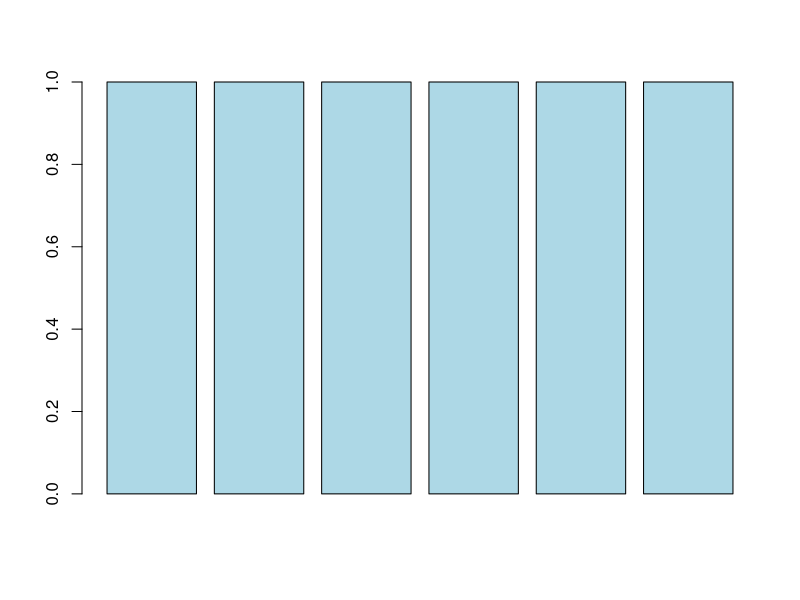
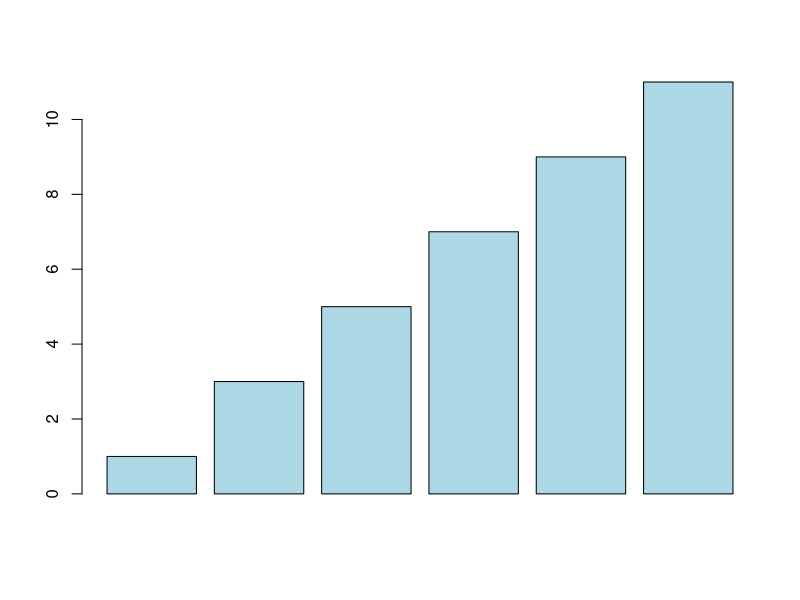
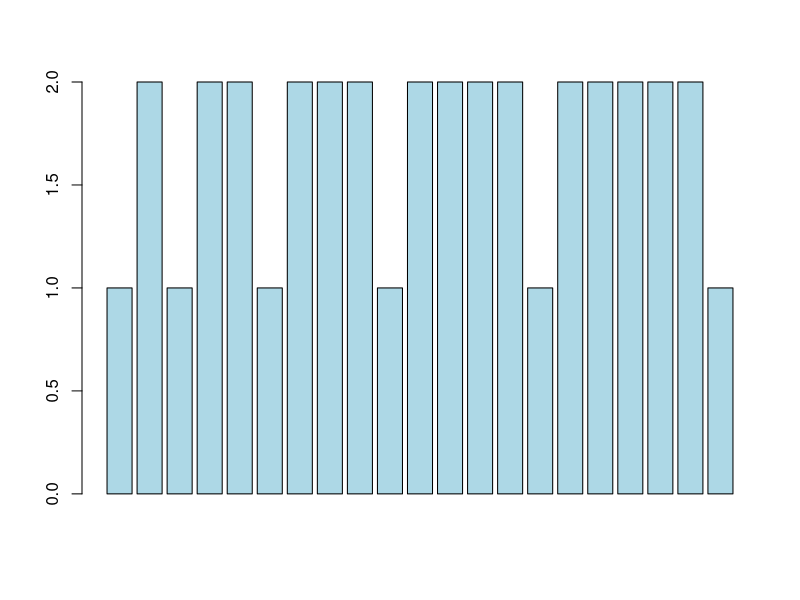
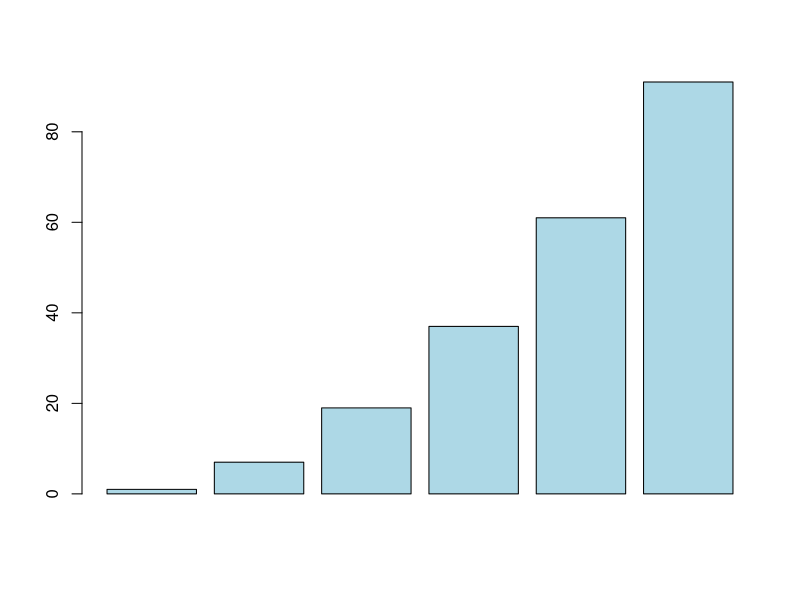
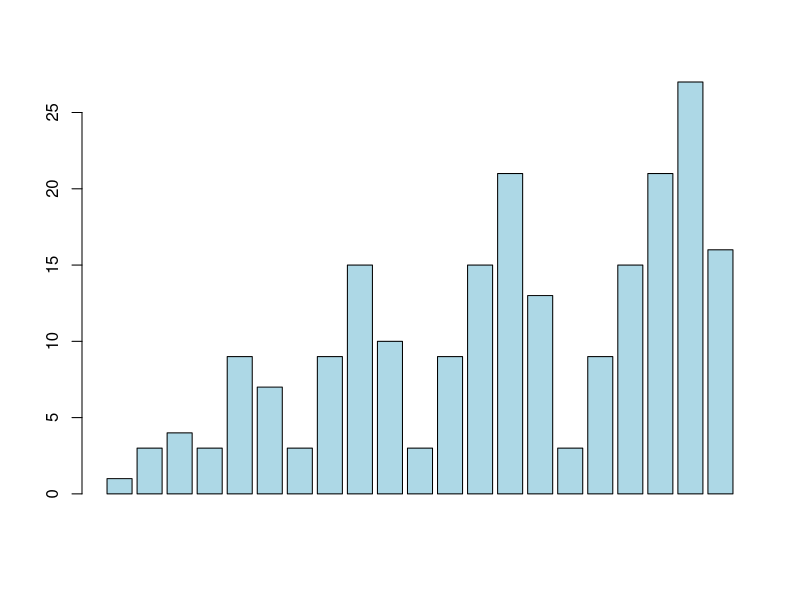
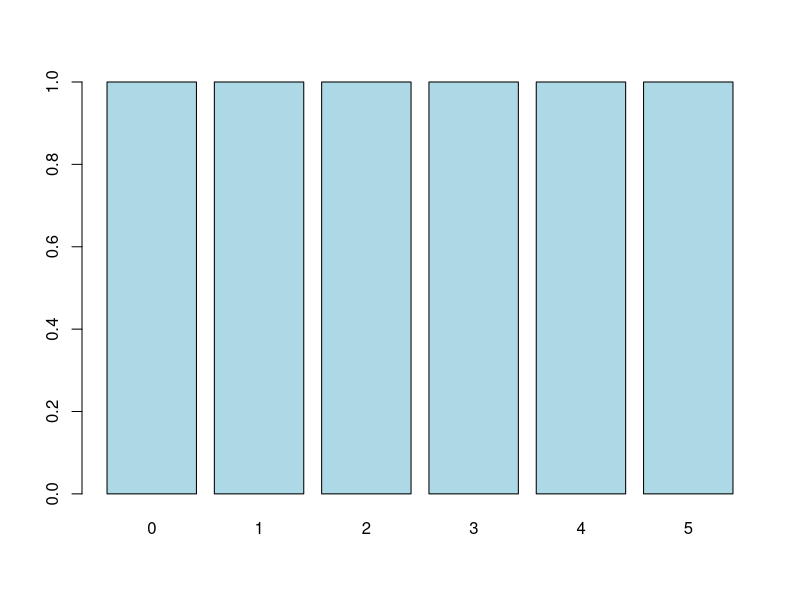
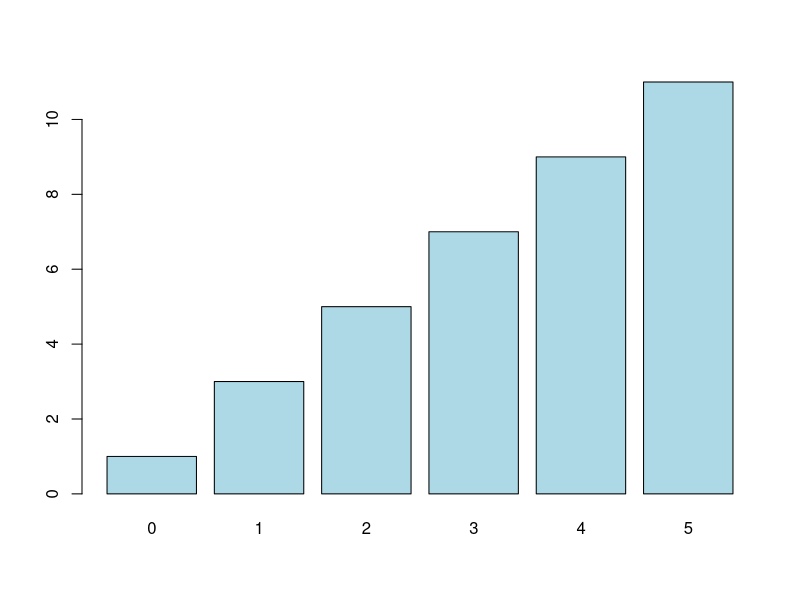
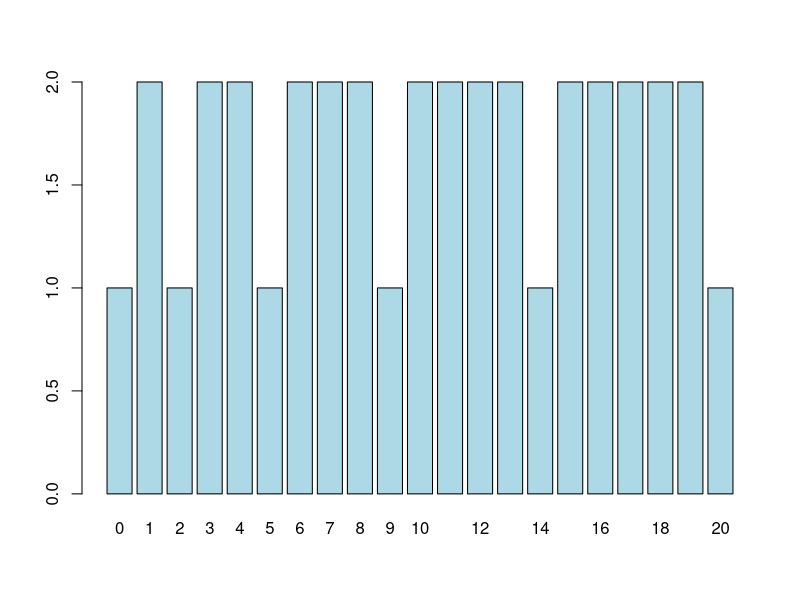

The R script that drew these images, in order: (Note: this script raises an error after producing the figures.)

# Random variable X ordenado por combinaciones 1-1, 2-1, 2-2, ....

# ALL PMF GRAPHS
set.seed(1)

pmfrvX11 <- c(1, 1, 1, 1, 1, 1)
barplot(pmfrvX11, col="light blue")

pmfrvX21 <- c(1, 3, 5, 7, 9, 11)
barplot(pmfrvX21, col="light blue")

pmfrvX22 <- c(1, 2, 1, 2, 2, 1, 2, 2, 2, 1, 2, 2, 2, 2, 1, 2, 2, 2, 2, 2, 1)
barplot(pmfrvX22, col="light blue")

pmfrvX31 <- c(1, 7, 19, 37, 61, 91)
barplot(pmfrvX31, col="light blue")

pmfrvX32 <- c(1, 3, 4, 3, 9, 7, 3, 9, 15, 10, 3, 9, 15, 21, 13, 3, 9, 15, 21, 27, 16)
barplot(pmfrvX32, col="light blue")

# pmfrvX33 <- c(1, 3, 3, 1, 3, 6, 3, 3, 3, 1, 3, 6, 3, 6, 6, 3, 3, 3, 3, 1, 3, 6, 3, 6, 6, 3, 6, 6, 6, 3, 3, 3, 3, 3, 1, 3, 6, 3, 6, 6, 3, 6, 6, 6, 3, 6, 6, 6, 6, 3, 3, 3, 3, 3, 3, 1)
# barplot(pmfrvX33, col="light blue")

# 1-1
rvx11 <- c(0, 1, 2, 3, 4, 5)
barplot(table(rvx11), col="light blue")

#2-1
rvx21 <- c(0, 1, 1, 1, 2, 2, 2, 2, 2, 3, 3, 3, 3, 3, 3, 3, 4, 4, 4, 4, 4, 4, 4, 4, 4, 5, 5, 5, 5, 5, 5, 5, 5, 5, 5, 5)
barplot(table(rvx21), col="light blue")

#2-2
rvx22 <- c(0, 1, 1, 2, 3, 3, 4, 4, 5, 6, 6, 7, 7, 8, 8, 9, 10, 10, 11, 11, 12, 12, 13, 13, 14, 15, 15, 16, 16, 17, 17, 18, 18, 19, 19, 20)
barplot(table(rvx22), col="light blue")

#3-2
barplot(table(rvx31), col="light blue")

rvx32 <- c(0, 1, 1, 1, 2, 2, 2, 2, 3, 3, 3, 4, 4, 4, 4, 4, 4, 4, 4, 4, 5, 5, 5, 5, 5, 5, 5, 6, 6, 6, 7, 7, 7, 7, 7, 7, 7, 7, 7, 8, 8, 8, 8, 8, 8, 8, 8, 8, 8, 8, 8, 8, 8, 8, 9, 9, 9, 9, 9, 9, 9, 9, 9, 9, 10, 10, 10, 11, 11, 11, 11, 11, 11, 11, 11, 11, 12, 12, 12, 12, 12, 12, 12, 12, 12, 12, 12, 12, 12, 12, 12, 13, 13, 13, 13, 13, 13, 13, 13, 13, 13, 13, 13, 13, 13, 13, 13, 13, 13, 13, 13, 13, 14, 14, 14, 14, 14, 14, 14, 14, 14, 14, 14, 14, 14, 15, 15, 15, 16, 16, 16, 16, 16, 16, 16, 16, 16, 17, 17, 17, 17, 17, 17, 17, 17, 17, 17, 17, 17, 17, 17, 17, 18, 18, 18, 18, 18, 18, 18, 18, 18, 18, 18, 18, 18, 18, 18, 18, 18, 18, 18, 18, 18, 19, 19, 19, 19, 19, 19, 19, 19, 19, 19, 19, 19, 19, 19, 19, 19, 19, 19, 19, 19, 19, 19, 19, 19, 19, 19, 19, 20, 20, 20, 20, 20, 20, 20, 20, 20, 20, 20, 20, 20, 20, 20, 20)
barplot(table(rvx32), col="light blue")

#3-3
rvx33 <- c(0, 1, 1, 1, 2, 2, 2, 3, 4, 4, 4, 5, 5, 5, 5, 5, 5, 6, 6, 6, 7, 7, 7, 8, 8, 8, 9, 10, 10, 10, 11, 11, 11, 11, 11, 11, 12, 12, 12, 13, 13, 13, 13, 13, 13, 14, 14, 14, 14, 14, 14, 15, 15, 15, 16, 16, 16, 17, 17, 17, 18, 18, 18, 19, 20, 20, 20, 21, 21, 21, 21, 21, 21, 22, 22, 22, 23, 23, 23, 23, 23, 23, 24, 24, 24, 24, 24, 24, 25, 25, 25, 26, 26, 26, 26, 26, 26, 27, 27, 27, 27, 27, 27, 28, 28, 28, 28, 28, 28, 29, 29, 29, 30, 30, 30, 31, 31, 31, 32, 32, 32, 33, 33, 33, 34, 35, 35, 35, 36, 36, 36, 36, 36, 36, 37, 37, 37, 38, 38, 38, 38, 38, 38, 39, 39, 39, 39, 39, 39, 40, 40, 40, 41, 41, 41, 41, 41, 41, 42, 42, 42, 42, 42, 42, 43, 43, 43, 43, 43, 43, 44, 44, 44, 45, 45, 45, 45, 45, 45, 46, 46, 46, 46, 46, 46, 47, 47, 47, 47, 47, 47, 48, 48, 48, 48, 48, 48, 49, 49, 49, 50, 50, 50, 51, 51, 51, 52, 52, 52, 53, 53, 53, 54, 54, 54, 55)
barplot(table(rvx33), col="light blue")


#4-2
cumsumrvX42 <- c(0, 1, 5, 16, 20, 48, 81, 85, 113, 189, 256, 260, 288, 364, 512, 625, 629, 657, 733, 881, 1125, 1296, 1296) / 1296
plot(cumsumrvX42, type='s', add=TRUE)
barplot(cumsumrvX42, col="light blue")

#4-3
plot(cumsumrvX43, type='s')
barplot(table(cumsumrvX43), col="light blue")

#4-4
barplot(table(cumsumrvX44), col="light blue")


#7-5
x75 <- c(0, 1, 2, 3, 4, 5, 6, 7, 8, 9, 10, 11, 12, 13, 14, 15, 16, 17, 18, 19, 20, 21, 22, 23, 24, 25, 26, 27, 28, 29, 30, 31, 32, 33, 34, 35, 36, 37, 38, 39, 40, 41, 42, 43, 44, 45, 46, 47, 48, 49, 50, 51, 52, 53, 54, 55, 56, 57, 58, 59, 60, 61, 62, 63, 64, 65, 66, 67, 68, 69, 70, 71, 72, 73, 74, 75, 76, 77, 78, 79, 80, 81, 82, 83, 84, 85, 86, 87, 88, 89, 90, 91, 92, 93, 94, 95, 96, 97, 98, 99, 100, 101, 102, 103, 104, 105, 106, 107, 108, 109, 110, 111, 112, 113, 114, 115, 116, 117, 118, 119, 120, 121, 122, 123, 124, 125, 126, 127, 128, 129, 130, 131, 132, 133, 134, 135, 136, 137, 138, 139, 140, 141, 142, 143, 144, 145, 146, 147, 148, 149, 150, 151, 152, 153, 154, 155, 156, 157, 158, 159, 160, 161, 162, 163, 164, 165, 166, 167, 168, 169, 170, 171, 172, 173, 174, 175, 176, 177, 178, 179, 180, 181, 182, 183, 184, 185, 186, 187, 188, 189, 190, 191, 192, 193, 194, 195, 196, 197, 198, 199, 200, 201, 202, 203, 204, 205, 206, 207, 208, 209, 210, 211, 212, 213, 214, 215, 216, 217, 218, 219, 220, 221, 222, 223, 224, 225, 226, 227, 228, 229, 230, 231, 232, 233, 234, 235, 236, 237, 238, 239, 240, 241, 242, 243, 244, 245, 246, 247, 248, 249, 250, 251)
y75 <- c(1, 7, 21, 35, 35, 29, 7, 42, 105, 140, 154, 21, 105, 210, 336, 35, 140, 385, 35, 245, 99, 7, 42, 105, 140, 154, 42, 210, 420, 672, 105, 420, 1155, 140, 980, 511, 21, 105, 210, 336, 105, 420, 1155, 210, 1470, 1071, 35, 140, 385, 140, 980, 1155, 35, 245, 665, 211, 7, 42, 105, 140, 154, 42, 210, 420, 672, 105, 420, 1155, 140, 980, 511, 42, 210, 420, 672, 210, 840, 2310, 420, 2940, 2142, 105, 420, 1155, 420, 2940, 3465, 140, 980, 2660, 1078, 21, 105, 210, 336, 105, 420, 1155, 210, 1470, 1071, 105, 420, 1155, 420, 2940, 3465, 210, 1470, 3990, 2226, 35, 140, 385, 140, 980, 1155, 140, 980, 2660, 2345, 35, 245, 665, 1295, 365, 7, 42, 105, 140, 154, 42, 210, 420, 672, 105, 420, 1155, 140, 980, 511, 42, 210, 420, 672, 210, 840, 2310, 420, 2940, 2142, 105, 420, 1155, 420, 2940, 3465, 140, 980, 2660, 1078, 42, 210, 420, 672, 210, 840, 2310, 420, 2940, 2142, 210, 840, 2310, 840, 5880, 6930, 420, 2940, 7980, 4452, 105, 420, 1155, 420, 2940, 3465, 420, 2940, 7980, 7035, 140, 980, 2660, 5180, 1855, 21, 105, 210, 336, 105, 420, 1155, 210, 1470, 1071, 105, 420, 1155, 420, 2940, 3465, 210, 1470, 3990, 2226, 105, 420, 1155, 420, 2940, 3465, 420, 2940, 7980, 7035, 210, 1470, 3990, 7770, 3801, 35, 140, 385, 140, 980, 1155, 140, 980, 2660, 2345, 140, 980, 2660, 5180, 3955, 35, 245, 665, 1295, 2135, 561)
barplot(y75, col="light blue")
